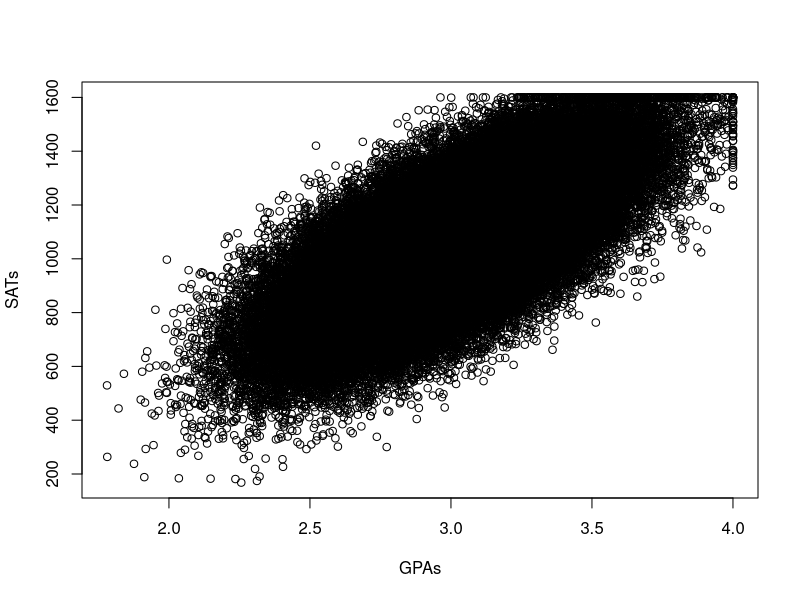

Source code (R):
## ---- chunk 1
#Build the population
pop.size <- 100000

#The ceiling function rounds up. Taking a uniform from 0 to 10 and rounding up will give us an integer from 1 to 10
attractiveness <- ceiling(runif(pop.size,0,10))
personality <- ceiling(runif(pop.size,0,10))
dating.population <- data.frame(attractiveness,personality)
## ---- chunk 2

  # TODO: code goes here.

## ---- chunk 3

  # TODO: code goes here.

## ---- chunk 4

  # TODO: code goes here.

## ---- chunk 5

  # TODO: code goes here.

## ---- chunk 6

  # TODO: code goes here.

## ---- chunk 7
# Build a population of high school seniors applying for college. 
pop.size <- 100000
GPAs <- rnorm(pop.size, 3,.3)
GPAs <- pmin(GPAs, 4)
GPAS <- pmax(GPAs,0)
SATs <- 1050+500*(GPAs-3)+rnorm(pop.size,0,150)
SATs <- pmin(SATs,1600)
SATs <- pmax(SATs,0)
seniors <- data.frame(GPAs, SATs)
plot(GPAs,SATs)
## ---- chunk 8

  # TODO: code goes here.

## ---- chunk 9
#Create a vector called zGPAs where you standardize the GPA scores into z-scores

  # TODO: code goes here.

#Create another vector called zSATs where you standardize the SAT scores into z-scores

  # TODO: code goes here.

## ---- chunk 10
# Create a subset of the population who are accepted to MSU and not accepted to ESU. This represents the freshman class of 2027.

  # TODO: code goes here.

## ---- chunk 11

  # TODO: code goes here.

## ---- chunk 12
#Your code / calculations go here

  # TODO: code goes here.

## ---- chunk 13
#Your code / calculations go here

  # TODO: code goes here.

## ---- chunk 14
#Your code / calculations go here

  # TODO: code goes here.
